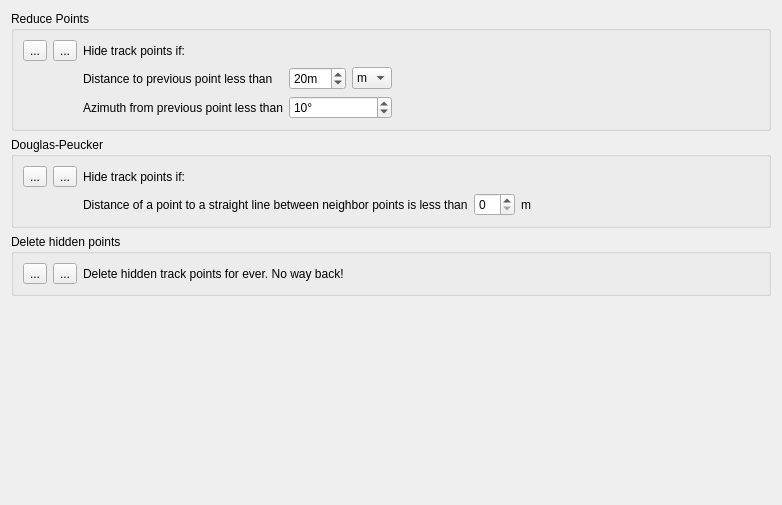
           <widget class="QWidget" name="scrollAreaWidgetContents">
            <property name="geometry">
             <rect>
              <x>0</x>
              <y>0</y>
              <width>782</width>
              <height>505</height>
             </rect>
            </property>
            <layout class="QVBoxLayout" name="verticalLayout_2">
             <item>
              <widget class="QGroupBox" name="groupReducePoints1">
               <property name="title">
                <string>Reduce Points</string>
               </property>
               <layout class="QGridLayout" name="gridLayout">
                <item row="0" column="3">
                 <widget class="QLabel" name="label_4">
                  <property name="text">
                   <string>Hide track points if:</string>
                  </property>
                 </widget>
                </item>
                <item row="1" column="3">
                 <widget class="QLabel" name="label_2">
                  <property name="text">
                   <string>Distance to previous point less than</string>
                  </property>
                 </widget>
                </item>
                <item row="1" column="4">
                 <layout class="QHBoxLayout" name="horizontalLayout_2">
                  <item>
                   <widget class="QSpinBox" name="spinDistance1">
                    <property name="suffix">
                     <string notr="true">m</string>
                    </property>
                    <property name="maximum">
                     <number>999</number>
                    </property>
                    <property name="value">
                     <number>20</number>
                    </property>
                   </widget>
                  </item>
                  <item>
                   <widget class="QComboBox" name="comboMeterFeet1">
                    <item>
                     <property name="text">
                      <string notr="true">m</string>
                     </property>
                    </item>
                    <item>
                     <property name="text">
                      <string notr="true">ft</string>
                     </property>
                    </item>
                   </widget>
                  </item>
                 </layout>
                </item>
                <item row="2" column="3">
                 <widget class="QLabel" name="label_3">
                  <property name="text">
                   <string>Azimuth from previous point less than</string>
                  </property>
                 </widget>
                </item>
                <item row="2" column="4">
                 <widget class="QSpinBox" name="spinAzimuthDelta1">
                  <property name="suffix">
                   <string>°</string>
                  </property>
                  <property name="maximum">
                   <number>90</number>
                  </property>
                  <property name="value">
                   <number>10</number>
                  </property>
                 </widget>
                </item>
                <item row="0" column="1">
                 <widget class="QToolButton" name="toolAddHidePoints1">
                  <property name="toolTip">
                   <string>add to list</string>
                  </property>
                  <property name="text">
                   <string>...</string>
                  </property>
                  <property name="icon">
                   <iconset resource="resources.qrc">
                    <normaloff>:/icons/iconAdd216x16.png</normaloff>:/icons/iconAdd216x16.png</iconset>
                  </property>
                 </widget>
                </item>
                <item row="1" column="5">
                 <spacer name="horizontalSpacer">
                  <property name="orientation">
                   <enum>Qt::Horizontal</enum>
                  </property>
                  <property name="sizeHint" stdset="0">
                   <size>
                    <width>40</width>
                    <height>20</height>
                   </size>
                  </property>
                 </spacer>
                </item>
                <item row="0" column="0">
                 <widget class="QToolButton" name="toolHidePoints1Now">
                  <property name="toolTip">
                   <string>apply now</string>
                  </property>
                  <property name="text">
                   <string>...</string>
                  </property>
                  <property name="icon">
                   <iconset resource="resources.qrc">
                    <normaloff>:/icons/iconGear16x16.png</normaloff>:/icons/iconGear16x16.png</iconset>
                  </property>
                 </widget>
                </item>
               </layout>
              </widget>
             </item>
             <item>
              <widget class="QGroupBox" name="groupReducePoints2">
               <property name="title">
                <string>Douglas-Peucker</string>
               </property>
               <layout class="QGridLayout" name="gridLayout_10">
                <item row="0" column="0">
                 <widget class="QToolButton" name="toolHidePoints2Now">
                  <property name="toolTip">
                   <string>apply now</string>
                  </property>
                  <property name="text">
                   <string>...</string>
                  </property>
                  <property name="icon">
                   <iconset resource="resources.qrc">
                    <normaloff>:/icons/iconGear16x16.png</normaloff>:/icons/iconGear16x16.png</iconset>
                  </property>
                 </widget>
                </item>
                <item row="0" column="1">
                 <widget class="QToolButton" name="toolAddHidePoints2">
                  <property name="toolTip">
                   <string>add to list</string>
                  </property>
                  <property name="text">
                   <string>...</string>
                  </property>
                  <property name="icon">
                   <iconset resource="resources.qrc">
                    <normaloff>:/icons/iconAdd216x16.png</normaloff>:/icons/iconAdd216x16.png</iconset>
                  </property>
                 </widget>
                </item>
                <item row="0" column="2">
                 <widget class="QLabel" name="label_18">
                  <property name="text">
                   <string>Hide track points if:</string>
                  </property>
                 </widget>
                </item>
                <item row="1" column="2">
                 <widget class="QLabel" name="label_19">
                  <property name="sizePolicy">
                   <sizepolicy hsizetype="Maximum" vsizetype="Preferred">
                    <horstretch>0</horstretch>
                    <verstretch>0</verstretch>
                   </sizepolicy>
                  </property>
                  <property name="text">
                   <string>Distance of a point to a straight line between neighbor points is less than</string>
                  </property>
                 </widget>
                </item>
                <item row="1" column="3">
                 <widget class="QSpinBox" name="spinDistance2">
                  <property name="sizePolicy">
                   <sizepolicy hsizetype="Maximum" vsizetype="Fixed">
                    <horstretch>0</horstretch>
                    <verstretch>0</verstretch>
                   </sizepolicy>
                  </property>
                 </widget>
                </item>
                <item row="1" column="4">
                 <widget class="QLabel" name="label_20">
                  <property name="text">
                   <string>m</string>
                  </property>
                 </widget>
                </item>
               </layout>
              </widget>
             </item>
             <item>
              <widget class="QGroupBox" name="groupDelete">
               <property name="title">
                <string>Delete hidden points</string>
               </property>
               <layout class="QGridLayout" name="gridLayout_8">
                <item row="0" column="1">
                 <widget class="QToolButton" name="toolDelete">
                  <property name="toolTip">
                   <string>add to list</string>
                  </property>
                  <property name="text">
                   <string>...</string>
                  </property>
                  <property name="icon">
                   <iconset resource="resources.qrc">
                    <normaloff>:/icons/iconAdd216x16.png</normaloff>:/icons/iconAdd216x16.png</iconset>
                  </property>
                 </widget>
                </item>
                <item row="0" column="3">
                 <widget class="QLabel" name="label_16">
                  <property name="text">
                   <string>Delete hidden track points for ever. No way back!</string>
                  </property>
                 </widget>
                </item>
                <item row="0" column="0">
                 <widget class="QToolButton" name="toolDeleteNow">
                  <property name="toolTip">
                   <string>apply now</string>
                  </property>
                  <property name="text">
                   <string>...</string>
                  </property>
                  <property name="icon">
                   <iconset resource="resources.qrc">
                    <normaloff>:/icons/iconGear16x16.png</normaloff>:/icons/iconGear16x16.png</iconset>
                  </property>
                 </widget>
                </item>
               </layout>
              </widget>
             </item>
             <item>
              <spacer name="verticalSpacer_2">
               <property name="orientation">
                <enum>Qt::Vertical</enum>
               </property>
               <property name="sizeHint" stdset="0">
                <size>
                 <width>20</width>
                 <height>40</height>
                </size>
               </property>
              </spacer>
             </item>
            </layout>
           </widget>
